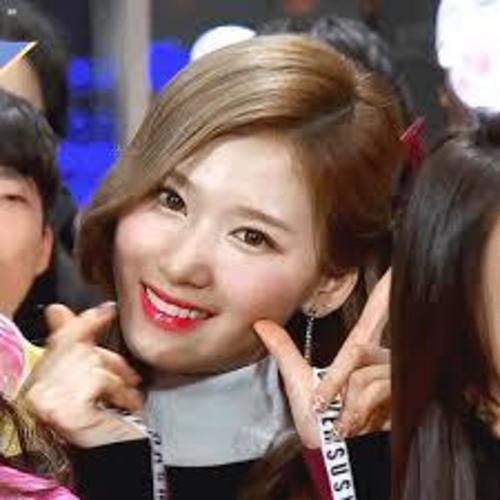
#> input picture images/sana.jpg, 500 x 500 px
$ python Pyramid_3.py
#> lines starting #> are read from the running program, lines starting #| are printed output that depends on the picture
import numpy as np
import cv2

#laplasian Pyramid

def pyramid():
    img = cv2.imread('images/sana.jpg', cv2.IMREAD_GRAYSCALE)
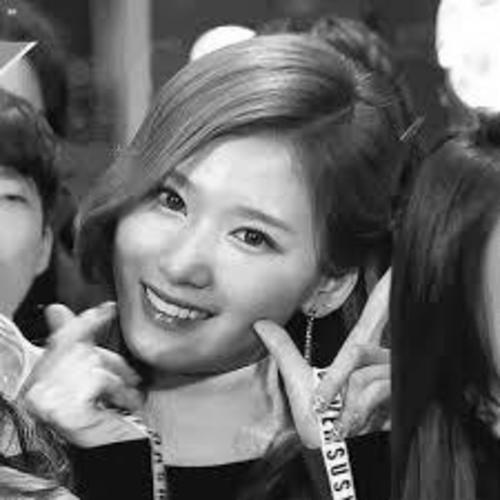
#> img: shape (500, 500); min 0, max 255, mean 104.8
    tmp = img.copy()

    win_titles = ['org', 'level1', 'level2', 'level3']
    g_down = []
    g_up = []
    img_shape = []

    g_down.append(tmp)
    img_shape.append(tmp.shape)

    for i in range(3):
        tmp1 = cv2.pyrDown(tmp)
        g_down.append(tmp1)
        img_shape.append(tmp1.shape)
        tmp = tmp1
#> this loop made 3 passes
#> pass 1, in pyramid, `tmp1 = cv2.pyrDown(tmp)`:
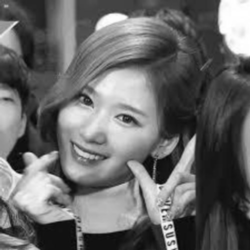
#> tmp1: shape (250, 250); min 6, max 255, mean 104.9
#> pass 3, in pyramid, `tmp1 = cv2.pyrDown(tmp)`:
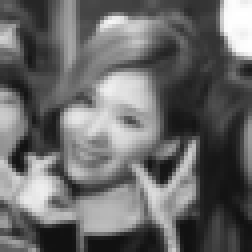
#> tmp1: shape (63, 63) (shown 4 times larger); min 16, max 255, mean 104.8
#> after the loop, g_down = 4 items; img_shape = [(500, 500), (250, 250), (125, 125), (63, 63)]

    #cv2.imshow('level3', tmp)

    for i in range(3):
        tmp = g_down[i+1]
        tmp1 = cv2.pyrUp(tmp)
        tmp = cv2.resize(tmp1, dsize=(img_shape[i][1], img_shape[i][0]), interpolation=cv2.INTER_CUBIC)
        g_up.append(tmp)
#> this loop made 3 passes
#> pass 2, in pyramid, `tmp1 = cv2.pyrUp(tmp)`:
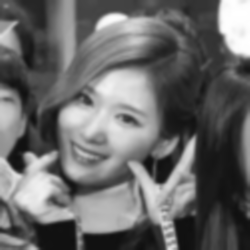
#> tmp1: shape (250, 250); min 15, max 255, mean 104.9
#> pass 3, in pyramid, `tmp1 = cv2.pyrUp(tmp)`:
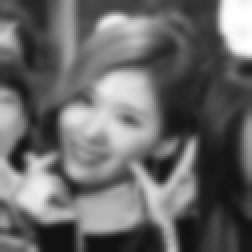
#> tmp1: shape (126, 126) (shown 2 times larger); min 17, max 255, mean 104.7
#> after the loop, g_up = 3 items

    for i in range(3):
        tmp = cv2.subtract(g_down[i], g_up[i])
        cv2.imshow(win_titles[i], tmp)
#> this loop made 3 passes
#> pass 1, in pyramid, `tmp = cv2.subtract(g_down[i], g_up[i])`:
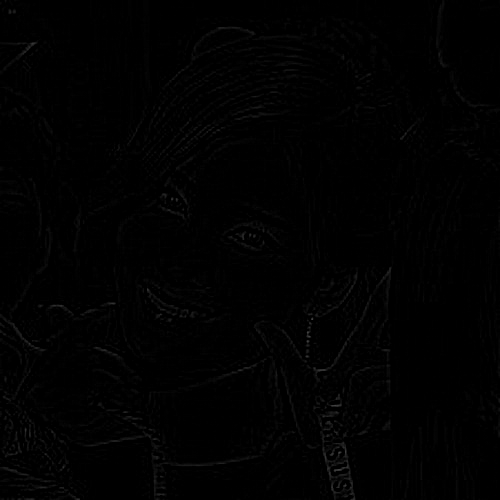
#> tmp: shape (500, 500); min 0, max 68, mean 1.4
#> pass 3, in pyramid, `tmp = cv2.subtract(g_down[i], g_up[i])`:
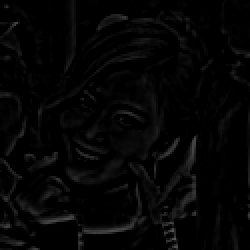
#> tmp: shape (125, 125) (shown 2 times larger); min 0, max 90, mean 5


    cv2.waitKey(0)
    cv2.destroyAllWindows()

pyramid()
